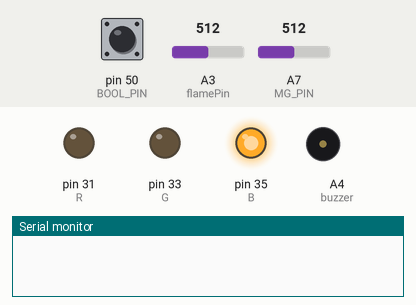
The sketch below on a simulated Arduino Mega 2560, built with avr-gcc and run on an emulated ATmega2560. On the bench: output pins drawn as LEDs (lit = HIGH), buzzer (waves = sounding), the last lines printed to the serial monitor. The test bench sets the inputs (shaded band); at power-on: A7 (MG_PIN) = 512, pin 50 (BOOL_PIN) HIGH, A3 (flamePin) = 512.

Above: at 1.2 s.
1.3 s: A7 (MG_PIN) set to 553
At 4.7 s:
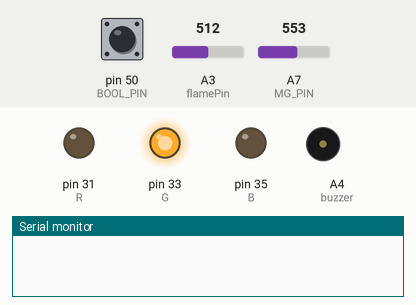
15.0 s: A7 (MG_PIN) set to 581
At 24.7 s:
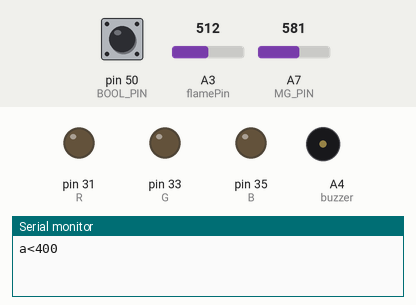
Timing chart, 0 to 61.5 s (numbered marks = the images above; inputs shaded):
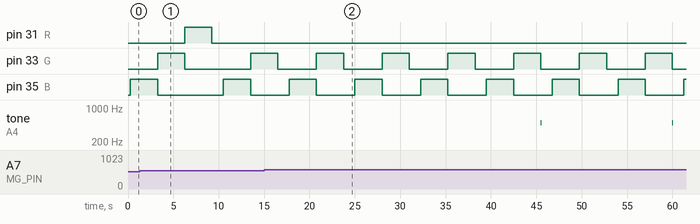

Measured:
- the behaviour switches between 564 and 565 on A7 (MG_PIN) (found by bisection; images 1 and 2)
- by itself, pin 33 (G), pin 35 (B): alternates HIGH for 3.0 s and LOW for 4.3 s

The sketch:

sensor.ino
```cpp
///////////////////////////////////////////////////////
/* CO2 값을 읽고 라즈베리파이에 UART통신으로 데이터를 보내주는 코드*/
///////////////////////////////////////////////////////


/************************Hardware Related Macros************************************/
#define         MG_PIN                       (A7)     //아날로그 값을 입력받을 핀을 정의
#define         BOOL_PIN                     (50)    //디지털값을 입력받을 핀을 정의
#define         DC_GAIN                      (8.5)   //증폭회로의 전압이득 정의(변경 X)

 /***********************Software Related Macros************************************/

#define         READ_SAMPLE_INTERVAL         (50)    //샘플 값 추출 간격
#define         READ_SAMPLE_TIMES            (5)     //추출할 샘플값의 갯수
                                                    //추출할 샘플값들의 평균값이 측정값입니다.

/**********************Application Related Macros**********************************/
//These two values differ from sensor to sensor. user should derermine this value.
#define         ZERO_POINT_VOLTAGE           (0.324) //이산화 탄소가 400ppm일때의 전압값 (수정 X)
#define         REACTION_VOLTGAE             (0.020) //이산화 탄소가 1000ppm일때의 전압값(수정 X)

/*****************************Globals***********************************************/
float           CO2Curve[3]  =  {2.602,ZERO_POINT_VOLTAGE,(REACTION_VOLTGAE/(2.602-3))};
                                                     //위의 두 값들은 곡선위에 존제합니다.
                                                     //이 두점에서 라인이 생성이 되는데,
                                                     //원래의 곡선과 가깝습니다.
                                                     //번역된 부분으로 읽는데 잘 파악이 되지는 않네요, 센서값 곡선 그래프에 맞추어 계산을 하기 위한 설정값들이라고 생각하면 될듯합니다.
                                                     //data format:{ x, y, slope}; point1: (lg400, 0.324), point2: (lg4000, 0.280)
                                                     //slope = ( reaction voltage ) / (log400 –log1000)

#include <MsTimer2.h>

// R2868A센서 핀 넘버
const int flamePin = A3;
int val;
int sum=0;
unsigned long time;
// 부저 핀 넘버
const int buzzer = A4;

// LED 핀 넘버
const int R = 31;
const int G = 33;
const int B = 35;

void setup() {
    // LED상태 설정
    pinMode(R, OUTPUT);
    pinMode(G, OUTPUT);
    pinMode(B, OUTPUT);

    // 시리얼0번으로 통신하기 때문에 Serial.println은 사용 불가
    Serial.begin(9600);                              //UART setup, baudrate = 9600bps
    pinMode(BOOL_PIN, INPUT);                        //set pin to input
    digitalWrite(BOOL_PIN, HIGH);                    //turn on pullup resistors
    //Serial.print("MG-811 Demostration\n");

}
void loop() {
    int percentage;
    float volts;

    volts = MGRead(MG_PIN);
    //Serial.print( "SEN0159:" );
    //Serial.print(volts);
    //Serial.print( "V           " );

    percentage = MGGetPercentage(volts,CO2Curve);
    //Serial.print("CO2:");
    if (percentage == -1) {
        Serial.print( "a<400" );
    } else {
        Serial.print("a"+percentage);
    }
    //Serial.print( "ppm" );
    //Serial.print( "       Time point:" );
    //Serial.print(millis());

    //Serial.print("\n");

    //수치에 따라 led 색 제어
    if(400<percentage<600){
       digitalWrite(B,HIGH);
       delay(3000);
       digitalWrite(B,LOW);
    }
    if(600<percentage<800){
       digitalWrite(G,HIGH);
       delay(3000);
       digitalWrite(G,LOW);
    }
    if (800<percentage){
       digitalWrite(R,HIGH);
       delay(3000);
       digitalWrite(R,LOW);
    }

    if (digitalRead(BOOL_PIN) ){
        //Serial.print( "=====BOOL is HIGH======" );
    } else {
        //Serial.print( "=====BOOL is LOW======" );
    }
    //Serial.print("\n");

   val=analogRead(flamePin);
   noTone(buzzer);
   time = millis();
   //5초이상 불꽃 감지시 부저 울리기
   if(val!=0){
      sum++;
    }
    if(val==0){
      sum=0;
    }
    if(time%5000<1000&&sum>=5){
      tone(buzzer, 500, 100);

    }


   delay(1000);
}


/*****************************  MGRead *********************************************
Input:   mg_pin - analog channel
Output:  output of SEN-000007
Remarks: This function reads the output of SEN-000007
************************************************************************************/

float MGRead(int mg_pin) {
    int i;
    float v=0;

    for (i=0;i<READ_SAMPLE_TIMES;i++) {
        v += analogRead(mg_pin);
        delay(READ_SAMPLE_INTERVAL);
    }
    v = (v/READ_SAMPLE_TIMES) *5/1024 ;
    return v;
}


/*****************************  MQGetPercentage **********************************
Input:   volts   - SEN-000007 output measured in volts
         pcurve  - pointer to the curve of the target gas
Output:  ppm of the target gas
Remarks: By using the slope and a point of the line. The x(logarithmic value of ppm)
         of the line could be derived if y(MG-811 output) is provided. As it is a
         logarithmic coordinate, power of 10 is used to convert the result to non-logarithmic
         value.
************************************************************************************/

int  MGGetPercentage(float volts, float *pcurve) {
   if ((volts/DC_GAIN )>=ZERO_POINT_VOLTAGE) {
      return -1;
   } else {
      return pow(10, ((volts/DC_GAIN)-pcurve[1])/pcurve[2]+pcurve[0]);
   }
}
```
